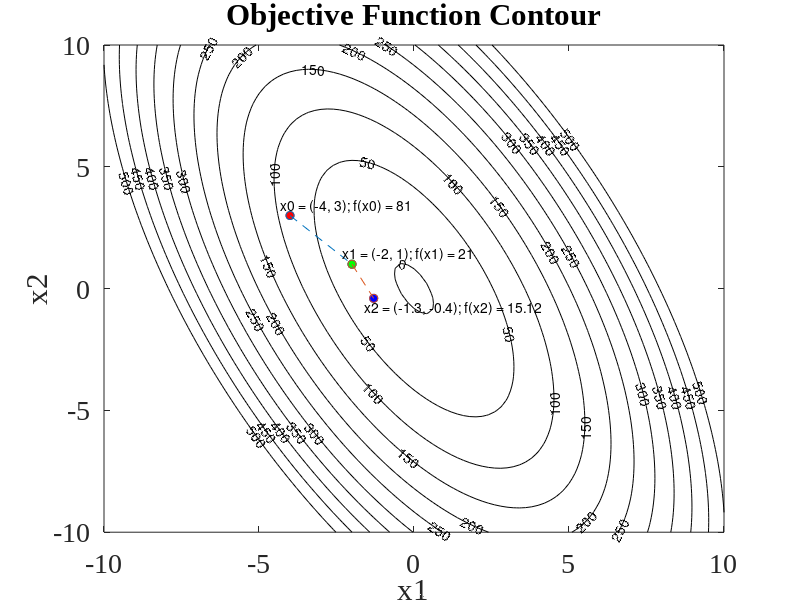

Write the MATLAB code that produced this figure.
% AerE 362, Homework 2, Lucas Tavares

clear;
clc;
close all;


%%%%%%%%%% Problem 1 %%%%%%%%%%

[x1, x2] = meshgrid(-10:0.2:10, -10:0.2:10);
sizeX = size(x1);
fC = x1;

x_0 = [-4, 3];
x_1 = [-2, 1];
x_2 = [-1.3, -0.4];
    
% Calculate function values for contour plot
for i = 1:sizeX(1)
    for j = 1:sizeX(2)
        fC(i, j) = 8*x1(i, j)^2 + 6*x1(i, j)*x2(i, j) +3*x2(i, j)^2 -2;
    end
end
    
% Plot the contour of the objective function
fc = contour(x1, x2, fC, 0:50:500, 'k');
clabel(fc)
hold on;

plot(x_0(1), x_0(2), 'ro', 'markerfacecolor', 'r')
plot(x_1(1), x_1(2), 'go', 'markerfacecolor', 'g')
plot(x_2(1), x_2(2), 'bo', 'markerfacecolor', 'b')
plot([x_0(1), x_1(1)], [x_0(2), x_1(2)], "--o");
plot([x_1(1), x_2(1)], [x_1(2), x_2(2)], "--o");

text(x_0(1) - 0.3, x_0(2) + 0.4, 'x0 = (-4, 3); f(x0) = 81');
text(x_1(1) - 0.3, x_1(2) + 0.4, 'x1 = (-2, 1); f(x1) = 21');
text(x_2(1) - 0.3, x_2(2) - 0.4, 'x2 = (-1.3, -0.4); f(x2) = 15.12');

xlim([-10 10]);
ylim([-10 10]);
xlabel('x1');
ylabel('x2');
set(gca, 'FontSize', 20, 'FontName', 'Times New Roman');
title("Objective Function Contour");


%%%%%%%%%% Problem 2 %%%%%%%%%%

% Gauss-Seidel formulation
% x^(k+1) = L^-1 * (b - T * x^k);

% Assign values for L, T, and b
L = [-14 0 0; -5 -12 0; 1 0 -2];
T = [0 -5 1; 0 0 0; 0 0 0];
b = [3; 0; 0];
A = [-14 -5 1; -5 -12 0; 1 0 -2];

x = [1; 1; 1];

for i=1:50
    disp("Gauss-Seidel iteration");
    disp(i);
    disp(x);
    % calculate the residual
    Res = A * x - b;
    ResNorm = norm(Res);
    disp("Residual Norm: ")
    disp(ResNorm)
    
    x = inv(L)*(b-T*x);
end


%%%%%%%%%% Problem 3 %%%%%%%%%%

% assign initial values for x
x = [1; 1];
b = [1; 3];

% main loop to solve the nonlinear eqn
for i = 1:10
    % update A
    A = [21*x(1) 6; ...
         6 2];
   
    disp("Direct method iteration")
    disp(i)
    Res = A*x-b;
    ResNorm = norm(Res);
    disp("Residual Norm:")
    disp(ResNorm);

    x = inv(A) * b
    
end
